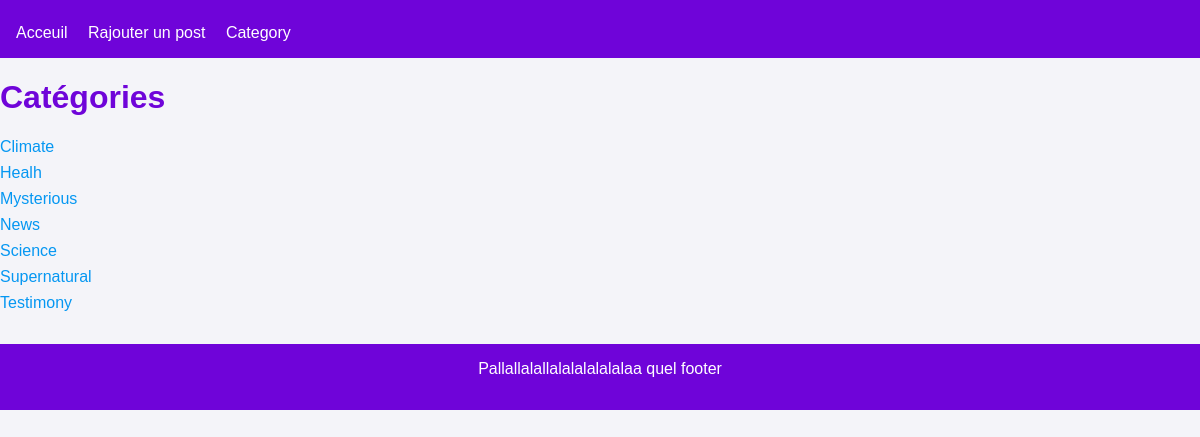
The page /category on the database its author committed.
### tables this page shows
CREATE TABLE category (
    id INT AUTO_INCREMENT PRIMARY KEY,
    name VARCHAR(100) NOT NULL UNIQUE
);

### src/Core/BaseView.php (called while the page is built, shortened)
<?php
class BaseView
{
    public function render(): void
    {
        $this->content();
    }
}

### src/Controller/CategoryController.php (called while the page is built, shortened)
<?php
class CategoryController
{
    public function processRequest(): void
    {
        $this->render();
    }
    public function render(): void
    {
        $categoryRepo = new CategoryRepository();
        $categories = $categoryRepo->findAll();
        $selectedCategory = null;
        $posts = [];
        $view = new CategoryView($categories, $selectedCategory, $posts);
        $view->render();
    }
}

### public/index.php (called while the page is built, shortened)
<?php
$router = new Router(Routes::defineRoutes());
$router->init();

### src/Entity/Category.php (called while the page is built, shortened)
<?php
class Category
{
    private ?int $id;
    private string $name;
    public function __construct(
        string $name
    ) {
        $this->name = $name;
    }
    public function getId(): ?int
    {
        return $this->id;
    }
    public function setId(?int $id): self
    {
        $this->id = $id;
        return $this;
    }
    public function getName(): string
    {
        return $this->name;
    }
}

### src/Repository/CategoryRepository.php (called while the page is built, shortened)
<?php
class CategoryRepository
{
    public function findAll(): array
    {
        $list = [];
        $connection = Database::connect();
        $query = $connection->query("SELECT * FROM category");
        while ($line = $query->fetch(\PDO::FETCH_ASSOC)) {
            $category = new Category($line["name"]);
            $category->setId($line["id"]);
            $list[] = $category;
        }
        return $list;
    }
}

### src/View/CategoryView.php (the view, shortened to what this page needs)
<?php
class CategoryView extends BaseView
{
    protected function content(): void
    {
        echo "<h1>Catégories</h1><ul>";
        foreach ($this->categories as $category) {
            echo "<li><a href='/category?id=" . $category->getId() . "'>" . $category->getName() . "</a></li>";
        }
        echo "</ul>";
    }
}

### src/Core/Router.php (shortened to what this page needs)
<?php
class Router
{
    private array $routes;
    public function __construct(array $routes)
    {
        $this->routes = $routes;
    }
    public function init()
    {
        $currentPath = $_SERVER['PATH_INFO'] ?? "";
        foreach ($this->routes as $path => $controller) {
            if (trim($currentPath, "/") == trim($path, "/")) {
                $controller->processRequest();
                return;
            }
        }
    }
}

### public/style.css (style rules this page uses)
:root { --main-bg: #f4f4f9; --primary-color: #6F04D9; --accent-color: #0597F2; --text-color: #333; --light-text: #666; --card-bg: #fff; --border-color: #ddd; }
body { font-family: Arial, sans-serif; margin: 0; padding: 0; background-color: var(--main-bg); color: var(--text-color); }
h1, h2, h3 { color: var(--primary-color); }
a { color: var(--accent-color); text-decoration: none; }
ul { list-style-type: none; padding: 0; }
li { margin-bottom: 0.5rem; }

### rows shown on the page
category: name "Climate"
category: name "Healh"
category: name "Mysterious"
category: name "News"
category: name "Science"
category: name "Supernatural"
category: name "Testimony"
